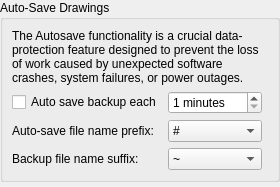
<?xml version="1.0" encoding="UTF-8"?>
<ui version="4.0">
 <class>LC_SettingsPageAutosave</class>
 <widget class="QWidget" name="LC_SettingsPageAutosave">
  <property name="geometry">
   <rect>
    <x>0</x>
    <y>0</y>
    <width>262</width>
    <height>187</height>
   </rect>
  </property>
  <layout class="QGridLayout" name="gridLayout_main">
   <property name="leftMargin">
    <number>0</number>
   </property>
   <property name="topMargin">
    <number>0</number>
   </property>
   <property name="rightMargin">
    <number>0</number>
   </property>
   <property name="bottomMargin">
    <number>0</number>
   </property>
   <item row="0" column="0">
    <widget class="QGroupBox" name="groupBox_29">
     <property name="title">
      <string>Auto-Save Drawings</string>
     </property>
     <layout class="QGridLayout" name="gridLayout_save">
      <item row="1" column="0">
       <widget class="QCheckBox" name="cbAutoBackup">
        <property name="toolTip">
         <string>Auto Save

When set, LibreCAD will automatically generate a backup of your current drawing.</string>
        </property>
        <property name="text">
         <string>Auto save backup each</string>
        </property>
       </widget>
      </item>
      <item row="2" column="2">
       <spacer name="horizontalSpacer">
        <property name="orientation">
         <enum>Qt::Orientation::Horizontal</enum>
        </property>
        <property name="sizeHint" stdset="0">
         <size>
          <width>0</width>
          <height>0</height>
         </size>
        </property>
       </spacer>
      </item>
      <item row="3" column="1">
       <widget class="QComboBox" name="cbBackupFileSuffix">
        <property name="sizePolicy">
         <sizepolicy hsizetype="Preferred" vsizetype="Fixed">
          <horstretch>0</horstretch>
          <verstretch>0</verstretch>
         </sizepolicy>
        </property>
        <property name="toolTip">
         <string>Backup File Name

Suffix of backup file name (added to the name of opened file).</string>
        </property>
        <property name="sizeAdjustPolicy">
         <enum>QComboBox::SizeAdjustPolicy::AdjustToContents</enum>
        </property>
        <item>
         <property name="text">
          <string>~</string>
         </property>
        </item>
        <item>
         <property name="text">
          <string>$$</string>
         </property>
        </item>
        <item>
         <property name="text">
          <string>_</string>
         </property>
        </item>
        <item>
         <property name="text">
          <string>_backup</string>
         </property>
        </item>
        <item>
         <property name="text">
          <string>_bak</string>
         </property>
        </item>
        <item>
         <property name="text">
          <string>.bak</string>
         </property>
        </item>
        <item>
         <property name="text">
          <string>.backup</string>
         </property>
        </item>
        <item>
         <property name="text">
          <string>.lcb</string>
         </property>
        </item>
       </widget>
      </item>
      <item row="2" column="1">
       <widget class="QComboBox" name="cbAutoSaveFileNamePrefix">
        <property name="sizePolicy">
         <sizepolicy hsizetype="Preferred" vsizetype="Fixed">
          <horstretch>0</horstretch>
          <verstretch>0</verstretch>
         </sizepolicy>
        </property>
        <property name="toolTip">
         <string>Auto Save Prefix

Prefix of created autosave name (added to the name of edited file).</string>
        </property>
        <property name="sizeAdjustPolicy">
         <enum>QComboBox::SizeAdjustPolicy::AdjustToContents</enum>
        </property>
        <item>
         <property name="text">
          <string>#</string>
         </property>
        </item>
        <item>
         <property name="text">
          <string>~</string>
         </property>
        </item>
        <item>
         <property name="text">
          <string>_</string>
         </property>
        </item>
        <item>
         <property name="text">
          <string>__</string>
         </property>
        </item>
        <item>
         <property name="text">
          <string>lcauto_</string>
         </property>
        </item>
        <item>
         <property name="text">
          <string>autosaved_</string>
         </property>
        </item>
       </widget>
      </item>
      <item row="3" column="0">
       <widget class="QLabel" name="label_37">
        <property name="text">
         <string>Backup file name suffix:</string>
        </property>
        <property name="buddy">
         <cstring>cbBackupFileSuffix</cstring>
        </property>
       </widget>
      </item>
      <item row="1" column="1">
       <widget class="QSpinBox" name="cbAutoSaveTime">
        <property name="sizePolicy">
         <sizepolicy hsizetype="Minimum" vsizetype="Preferred">
          <horstretch>0</horstretch>
          <verstretch>0</verstretch>
         </sizepolicy>
        </property>
        <property name="toolTip">
         <string>Auto Save Duration

Time between automatic saving of the document in minutes.</string>
        </property>
        <property name="suffix">
         <string> minutes</string>
        </property>
        <property name="minimum">
         <number>1</number>
        </property>
        <property name="maximum">
         <number>60</number>
        </property>
       </widget>
      </item>
      <item row="2" column="0">
       <widget class="QLabel" name="label_38">
        <property name="text">
         <string>Auto-save file name prefix:</string>
        </property>
        <property name="buddy">
         <cstring>cbAutoSaveFileNamePrefix</cstring>
        </property>
       </widget>
      </item>
      <item row="0" column="0" colspan="3">
       <widget class="QLabel" name="label">
        <property name="text">
         <string>The Autosave functionality is a crucial data-protection feature designed to prevent the loss of work caused by unexpected software crashes, system failures, or power outages.</string>
        </property>
        <property name="wordWrap">
         <bool>true</bool>
        </property>
       </widget>
      </item>
     </layout>
    </widget>
   </item>
   <item row="1" column="0">
    <spacer name="verticalSpacer">
     <property name="orientation">
      <enum>Qt::Orientation::Vertical</enum>
     </property>
     <property name="sizeHint" stdset="0">
      <size>
       <width>0</width>
       <height>0</height>
      </size>
     </property>
    </spacer>
   </item>
  </layout>
 </widget>
 <resources/>
 <connections/>
</ui>
